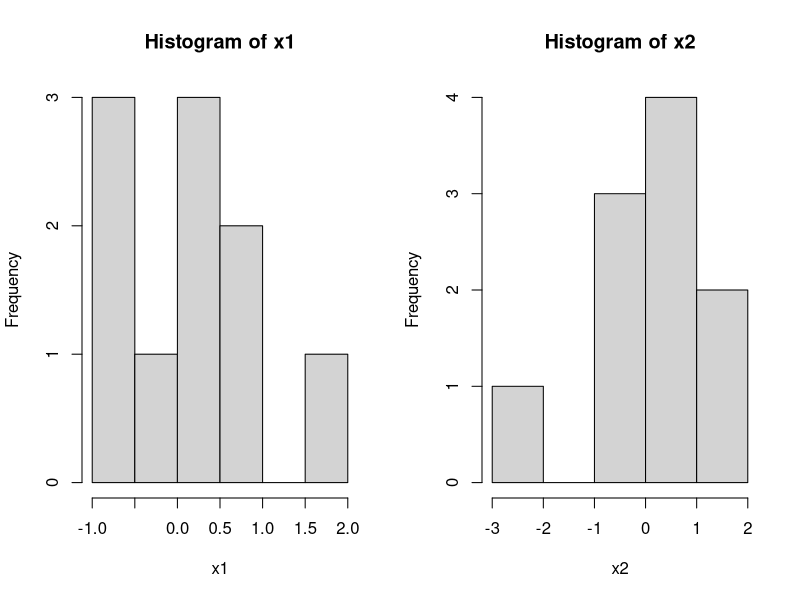
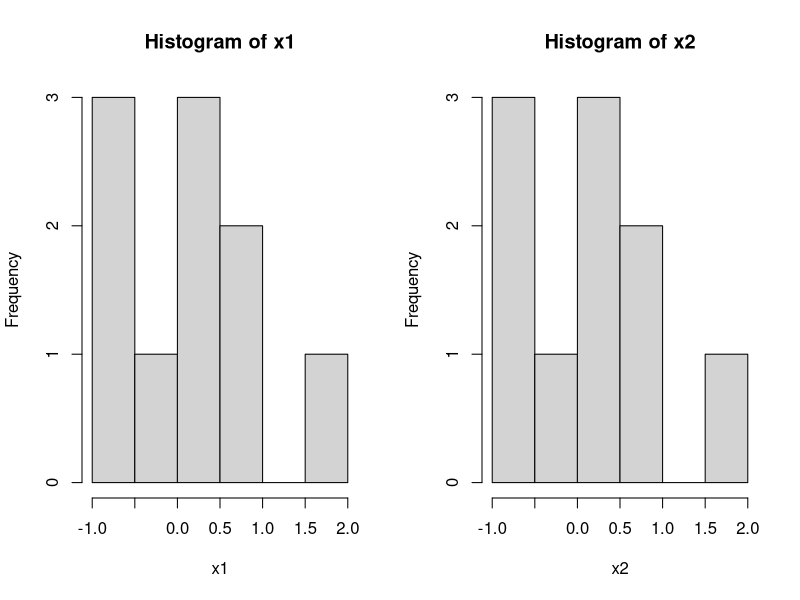
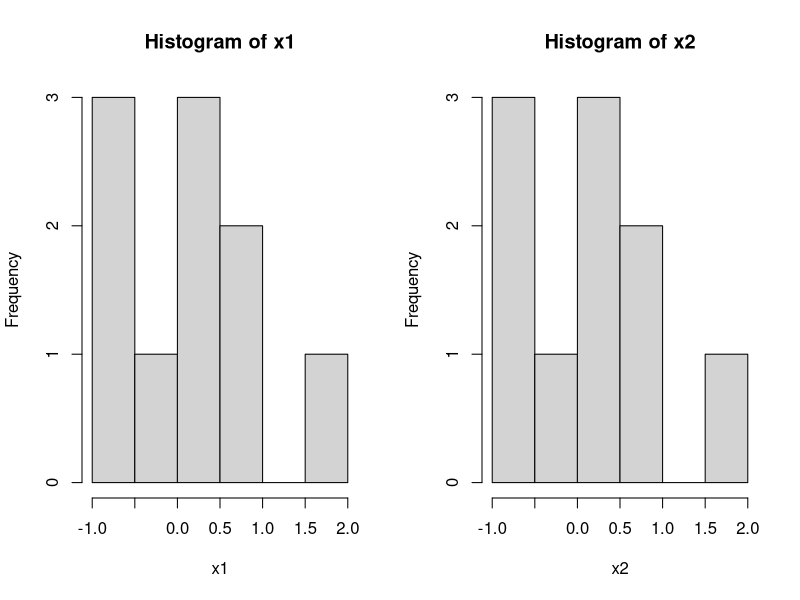

Source code (R) for these figures, in order:
## ---- chunk 1
knitr::opts_chunk$set(echo = TRUE)
## ---- chunk 2
# Simulate 
set.seed(1)
x1 <- rnorm(10)
x2 <- rnorm(10)

# Plot
par(mfrow=c(1,2))
hist(x1)
hist(x2)
## ---- chunk 3
# Set random seed to 1.
set.seed(1)
x1 <- rnorm(10)

# Reset the random seed to 1.
set.seed(1)
x2 <- rnorm(10)

# Plot
par(mfrow=c(1,2))
hist(x1)
hist(x2)
## ---- chunk 4
# Sample all 10 in one command.
set.seed(1)
x1 <- rnorm(10)

# Sample two sets of 5 sequentially.
set.seed(1)
y1 <- rnorm(5)
y2 <- rnorm(5)
x2 <- c(y1,y2)

# Plot
par(mfrow=c(1,2))
hist(x1)
hist(x2)
## ---- chunk 5
set.seed(1)
runif(5)
## ---- chunk 6
set.seed(1)
seq1 <- runif(5)
set.seed(1)
ignore <- runif(1)
seq2 <- runif(5)

df <- data.frame(Seq1=c(seq1,NA),Seq2=c(NA,seq2))
knitr::kable(df,digits=3,row.names=TRUE)
## ---- chunk 7
ignore
## ---- chunk 8
set.seed(1)
seq1 <- runif(5)
set.seed(1)
ignore <- rnorm(1)
seq2 <- runif(5)

df <- data.frame(Seq1=c(seq1,rep(NA,2)), Seq2=c(rep(NA,2),seq2))
knitr::kable(df,digits=3,row.names=TRUE)
## ---- chunk 9
RNGkind(normal.kind="Box-Muller")
set.seed(1)
seq1 <- runif(5)
set.seed(1)
ignore <- rnorm(1)
seq2 <- runif(5)
set.seed(1)
ignore <- rnorm(2)
seq3 <- runif(5)

seq1
seq2
seq3
## ---- chunk 10
RNGkind(normal.kind="default")
set.seed(1)
seq1 <- runif(5)
set.seed(1)
ignore <- rnorm(1)
seq2 <- runif(5)
set.seed(1)
ignore <- rnorm(2)
seq3 <- runif(5)

seq1
seq2
seq3
